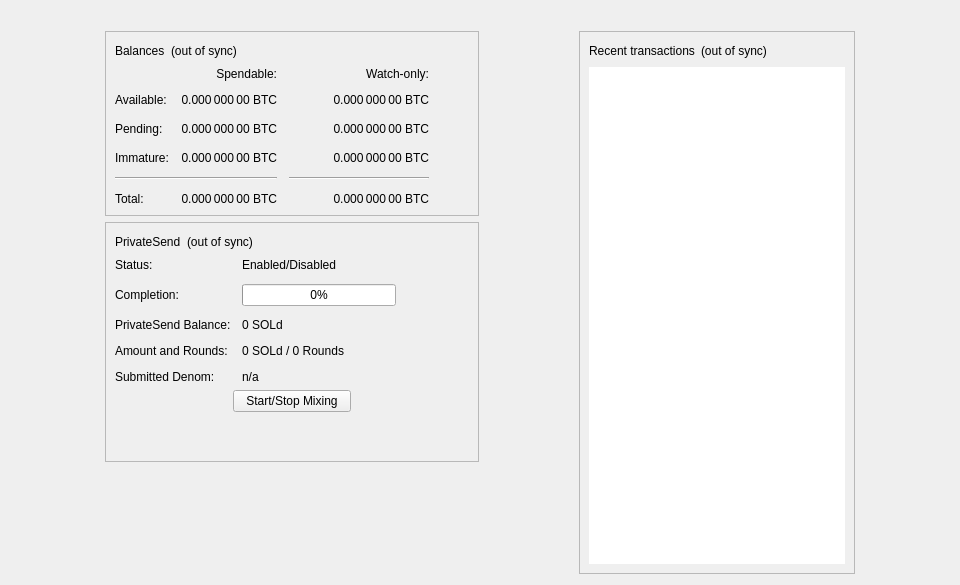
<?xml version="1.0" encoding="UTF-8"?>
<ui version="4.0">
 <class>OverviewPage</class>
 <widget class="QWidget" name="OverviewPage">
  <property name="geometry">
   <rect>
    <x>0</x>
    <y>0</y>
    <width>960</width>
    <height>585</height>
   </rect>
  </property>
  <property name="minimumSize">
   <size>
    <width>960</width>
    <height>0</height>
   </size>
  </property>
  <property name="windowTitle">
   <string>Form</string>
  </property>
  <layout class="QVBoxLayout" name="topLayout">
   <item>
    <widget class="QLabel" name="labelAlerts">
     <property name="visible">
      <bool>false</bool>
     </property>
     <property name="wordWrap">
      <bool>true</bool>
     </property>
     <property name="margin">
      <number>3</number>
     </property>
     <property name="textInteractionFlags">
      <set>Qt::TextSelectableByMouse</set>
     </property>
    </widget>
   </item>
   <item>
    <layout class="QHBoxLayout" name="horizontalLayout" stretch="1,0,1,0,1">
     <item>
      <spacer name="horizontalSpacerLeft">
       <property name="orientation">
        <enum>Qt::Horizontal</enum>
       </property>
       <property name="sizeType">
        <enum>QSizePolicy::Preferred</enum>
       </property>
       <property name="sizeHint" stdset="0">
        <size>
         <width>10</width>
         <height>20</height>
        </size>
       </property>
      </spacer>
     </item>
     <item>
      <layout class="QVBoxLayout" name="verticalLayout_2">
       <item>
        <widget class="QFrame" name="frame">
         <property name="frameShape">
          <enum>QFrame::StyledPanel</enum>
         </property>
         <property name="frameShadow">
          <enum>QFrame::Raised</enum>
         </property>
         <layout class="QVBoxLayout" name="verticalLayout_4">
          <item>
           <layout class="QHBoxLayout" name="horizontalLayout_4">
            <item>
             <widget class="QLabel" name="label_5">
              <property name="text">
               <string>Balances</string>
              </property>
             </widget>
            </item>
            <item>
             <widget class="QLabel" name="labelWalletStatus">
              <property name="toolTip">
               <string>The displayed information may be out of date. Your wallet automatically synchronizes with the SolD network after a connection is established, but this process has not completed yet.</string>
              </property>
              <property name="text">
               <string notr="true">(out of sync)</string>
              </property>
              <property name="alignment">
               <set>Qt::AlignLeading|Qt::AlignLeft|Qt::AlignVCenter</set>
              </property>
             </widget>
            </item>
            <item>
             <spacer name="horizontalSpacer_3">
              <property name="orientation">
               <enum>Qt::Horizontal</enum>
              </property>
              <property name="sizeHint" stdset="0">
               <size>
                <width>40</width>
                <height>20</height>
               </size>
              </property>
             </spacer>
            </item>
           </layout>
          </item>
          <item>
           <layout class="QGridLayout" name="gridLayout">
            <property name="spacing">
             <number>12</number>
            </property>
            <item row="2" column="2">
             <widget class="QLabel" name="labelWatchPending">
              <property name="cursor">
               <cursorShape>IBeamCursor</cursorShape>
              </property>
              <property name="toolTip">
               <string>Unconfirmed transactions to watch-only addresses</string>
              </property>
              <property name="text">
               <string notr="true">0.000 000 00 BTC</string>
              </property>
              <property name="alignment">
               <set>Qt::AlignRight|Qt::AlignTrailing|Qt::AlignVCenter</set>
              </property>
              <property name="textInteractionFlags">
               <set>Qt::LinksAccessibleByMouse|Qt::TextSelectableByKeyboard|Qt::TextSelectableByMouse</set>
              </property>
             </widget>
            </item>
            <item row="2" column="1">
             <widget class="QLabel" name="labelUnconfirmed">
              <property name="cursor">
               <cursorShape>IBeamCursor</cursorShape>
              </property>
              <property name="toolTip">
               <string>Total of transactions that have yet to be confirmed, and do not yet count toward the spendable balance</string>
              </property>
              <property name="text">
               <string notr="true">0.000 000 00 BTC</string>
              </property>
              <property name="alignment">
               <set>Qt::AlignRight|Qt::AlignTrailing|Qt::AlignVCenter</set>
              </property>
              <property name="textInteractionFlags">
               <set>Qt::LinksAccessibleByMouse|Qt::TextSelectableByKeyboard|Qt::TextSelectableByMouse</set>
              </property>
             </widget>
            </item>
            <item row="3" column="2">
             <widget class="QLabel" name="labelWatchImmature">
              <property name="cursor">
               <cursorShape>IBeamCursor</cursorShape>
              </property>
              <property name="toolTip">
               <string>Mined balance in watch-only addresses that has not yet matured</string>
              </property>
              <property name="text">
               <string notr="true">0.000 000 00 BTC</string>
              </property>
              <property name="alignment">
               <set>Qt::AlignRight|Qt::AlignTrailing|Qt::AlignVCenter</set>
              </property>
              <property name="textInteractionFlags">
               <set>Qt::LinksAccessibleByMouse|Qt::TextSelectableByKeyboard|Qt::TextSelectableByMouse</set>
              </property>
             </widget>
            </item>
            <item row="4" column="0" colspan="2">
             <widget class="Line" name="lineSpendableBalance">
              <property name="orientation">
               <enum>Qt::Horizontal</enum>
              </property>
             </widget>
            </item>
            <item row="4" column="2">
             <widget class="Line" name="lineWatchBalance">
              <property name="sizePolicy">
               <sizepolicy hsizetype="Preferred" vsizetype="Fixed">
                <horstretch>0</horstretch>
                <verstretch>0</verstretch>
               </sizepolicy>
              </property>
              <property name="minimumSize">
               <size>
                <width>140</width>
                <height>0</height>
               </size>
              </property>
              <property name="orientation">
               <enum>Qt::Horizontal</enum>
              </property>
             </widget>
            </item>
            <item row="5" column="0">
             <widget class="QLabel" name="labelTotalText">
              <property name="text">
               <string>Total:</string>
              </property>
             </widget>
            </item>
            <item row="3" column="1">
             <widget class="QLabel" name="labelImmature">
              <property name="cursor">
               <cursorShape>IBeamCursor</cursorShape>
              </property>
              <property name="toolTip">
               <string>Mined balance that has not yet matured</string>
              </property>
              <property name="text">
               <string notr="true">0.000 000 00 BTC</string>
              </property>
              <property name="alignment">
               <set>Qt::AlignRight|Qt::AlignTrailing|Qt::AlignVCenter</set>
              </property>
              <property name="textInteractionFlags">
               <set>Qt::LinksAccessibleByMouse|Qt::TextSelectableByKeyboard|Qt::TextSelectableByMouse</set>
              </property>
             </widget>
            </item>
            <item row="2" column="3">
             <spacer name="horizontalSpacer_2">
              <property name="orientation">
               <enum>Qt::Horizontal</enum>
              </property>
              <property name="sizeHint" stdset="0">
               <size>
                <width>40</width>
                <height>20</height>
               </size>
              </property>
             </spacer>
            </item>
            <item row="3" column="0">
             <widget class="QLabel" name="labelImmatureText">
              <property name="text">
               <string>Immature:</string>
              </property>
             </widget>
            </item>
            <item row="5" column="1">
             <widget class="QLabel" name="labelTotal">
              <property name="cursor">
               <cursorShape>IBeamCursor</cursorShape>
              </property>
              <property name="toolTip">
               <string>Your current total balance</string>
              </property>
              <property name="text">
               <string notr="true">0.000 000 00 BTC</string>
              </property>
              <property name="alignment">
               <set>Qt::AlignRight|Qt::AlignTrailing|Qt::AlignVCenter</set>
              </property>
              <property name="textInteractionFlags">
               <set>Qt::LinksAccessibleByMouse|Qt::TextSelectableByKeyboard|Qt::TextSelectableByMouse</set>
              </property>
             </widget>
            </item>
            <item row="5" column="2">
             <widget class="QLabel" name="labelWatchTotal">
              <property name="cursor">
               <cursorShape>IBeamCursor</cursorShape>
              </property>
              <property name="toolTip">
               <string>Current total balance in watch-only addresses</string>
              </property>
              <property name="text">
               <string notr="true">0.000 000 00 BTC</string>
              </property>
              <property name="alignment">
               <set>Qt::AlignRight|Qt::AlignTrailing|Qt::AlignVCenter</set>
              </property>
              <property name="textInteractionFlags">
               <set>Qt::LinksAccessibleByMouse|Qt::TextSelectableByKeyboard|Qt::TextSelectableByMouse</set>
              </property>
             </widget>
            </item>
            <item row="0" column="2">
             <widget class="QLabel" name="labelWatchonly">
              <property name="text">
               <string>Watch-only:</string>
              </property>
              <property name="alignment">
               <set>Qt::AlignRight|Qt::AlignTrailing|Qt::AlignVCenter</set>
              </property>
             </widget>
            </item>
            <item row="1" column="0">
             <widget class="QLabel" name="labelBalanceText">
              <property name="text">
               <string>Available:</string>
              </property>
             </widget>
            </item>
            <item row="1" column="1">
             <widget class="QLabel" name="labelBalance">
              <property name="cursor">
               <cursorShape>IBeamCursor</cursorShape>
              </property>
              <property name="toolTip">
               <string>Your current spendable balance</string>
              </property>
              <property name="text">
               <string notr="true">0.000 000 00 BTC</string>
              </property>
              <property name="alignment">
               <set>Qt::AlignRight|Qt::AlignTrailing|Qt::AlignVCenter</set>
              </property>
              <property name="textInteractionFlags">
               <set>Qt::LinksAccessibleByMouse|Qt::TextSelectableByKeyboard|Qt::TextSelectableByMouse</set>
              </property>
             </widget>
            </item>
            <item row="1" column="2">
             <widget class="QLabel" name="labelWatchAvailable">
              <property name="cursor">
               <cursorShape>IBeamCursor</cursorShape>
              </property>
              <property name="toolTip">
               <string>Your current balance in watch-only addresses</string>
              </property>
              <property name="text">
               <string notr="true">0.000 000 00 BTC</string>
              </property>
              <property name="alignment">
               <set>Qt::AlignRight|Qt::AlignTrailing|Qt::AlignVCenter</set>
              </property>
              <property name="textInteractionFlags">
               <set>Qt::LinksAccessibleByMouse|Qt::TextSelectableByKeyboard|Qt::TextSelectableByMouse</set>
              </property>
             </widget>
            </item>
            <item row="2" column="0">
             <widget class="QLabel" name="labelPendingText">
              <property name="text">
               <string>Pending:</string>
              </property>
             </widget>
            </item>
            <item row="0" column="1">
             <widget class="QLabel" name="labelSpendable">
              <property name="text">
               <string>Spendable:</string>
              </property>
              <property name="alignment">
               <set>Qt::AlignRight|Qt::AlignTrailing|Qt::AlignVCenter</set>
              </property>
             </widget>
            </item>
           </layout>
          </item>
         </layout>
        </widget>
       </item>
       <item>
        <widget class="QFrame" name="framePrivateSend">
         <property name="layoutDirection">
          <enum>Qt::LeftToRight</enum>
         </property>
         <property name="frameShape">
          <enum>QFrame::StyledPanel</enum>
         </property>
         <property name="frameShadow">
          <enum>QFrame::Raised</enum>
         </property>
         <layout class="QVBoxLayout" name="VerticalLayout_PS1">
          <item>
           <layout class="QHBoxLayout" name="horizontalLayout_5">
            <item>
             <widget class="QLabel" name="labelPrivateSendHeader">
              <property name="text">
               <string>PrivateSend</string>
              </property>
             </widget>
            </item>
            <item>
             <widget class="QLabel" name="labelPrivateSendSyncStatus">
              <property name="toolTip">
               <string>The displayed information may be out of date. Your wallet automatically synchronizes with the SolD network after a connection is established, but this process has not completed yet.</string>
              </property>
              <property name="text">
               <string notr="true">(out of sync)</string>
              </property>
              <property name="alignment">
               <set>Qt::AlignLeading|Qt::AlignLeft|Qt::AlignVCenter</set>
              </property>
             </widget>
            </item>
            <item>
             <spacer name="horizontalSpacer_4">
              <property name="orientation">
               <enum>Qt::Horizontal</enum>
              </property>
              <property name="sizeHint" stdset="0">
               <size>
                <width>40</width>
                <height>20</height>
               </size>
              </property>
             </spacer>
            </item>
           </layout>
          </item>
          <item>
           <layout class="QFormLayout" name="privateSendFormLayout">
            <property name="fieldGrowthPolicy">
             <enum>QFormLayout::AllNonFixedFieldsGrow</enum>
            </property>
            <property name="horizontalSpacing">
             <number>11</number>
            </property>
            <property name="verticalSpacing">
             <number>12</number>
            </property>
            <item row="0" column="0">
             <widget class="QLabel" name="labelPrivateSendEnabledText">
              <property name="text">
               <string>Status:</string>
              </property>
             </widget>
            </item>
            <item row="0" column="1">
             <widget class="QLabel" name="labelPrivateSendEnabled">
              <property name="text">
               <string>Enabled/Disabled</string>
              </property>
             </widget>
            </item>
            <item row="1" column="0">
             <widget class="QLabel" name="labelCompletitionText">
              <property name="text">
               <string>Completion:</string>
              </property>
             </widget>
            </item>
            <item row="1" column="1">
             <widget class="QProgressBar" name="privateSendProgress">
              <property name="maximumSize">
               <size>
                <width>154</width>
                <height>16777215</height>
               </size>
              </property>
              <property name="value">
               <number>0</number>
              </property>
             </widget>
            </item>
            <item row="2" column="0">
             <widget class="QLabel" name="labelAnonymizedText">
              <property name="text">
               <string>PrivateSend Balance:</string>
              </property>
             </widget>
            </item>
            <item row="2" column="1">
             <widget class="QLabel" name="labelAnonymized">
              <property name="text">
               <string notr="true">0 SOLd</string>
              </property>
             </widget>
            </item>
            <item row="3" column="0">
             <widget class="QLabel" name="labelAmountAndRoundsText">
              <property name="text">
               <string>Amount and Rounds:</string>
              </property>
             </widget>
            </item>
            <item row="3" column="1">
             <widget class="QLabel" name="labelAmountRounds">
              <property name="text">
               <string>0 SOLd / 0 Rounds</string>
              </property>
             </widget>
            </item>
            <item row="4" column="0">
             <widget class="QLabel" name="labelSubmittedDenomText">
              <property name="text">
               <string>Submitted Denom:</string>
              </property>
             </widget>
            </item>
            <item row="4" column="1">
             <widget class="QLabel" name="labelSubmittedDenom">
              <property name="toolTip">
               <string>The denominations you submitted to the Masternode.&lt;br&gt;To mix, other users must submit the exact same denominations.</string>
              </property>
              <property name="text">
               <string>n/a</string>
              </property>
              <property name="wordWrap">
               <bool>true</bool>
              </property>
             </widget>
            </item>
           </layout>
          </item>
          <item>
           <layout class="QVBoxLayout" name="VerticalLayout_PS">
            <item>
             <layout class="QHBoxLayout" name="horizontalLayout_3">
              <property name="topMargin">
               <number>0</number>
              </property>
              <item>
               <spacer name="horizontalSpacer_5">
                <property name="orientation">
                 <enum>Qt::Horizontal</enum>
                </property>
                <property name="sizeHint" stdset="0">
                 <size>
                  <width>40</width>
                  <height>20</height>
                 </size>
                </property>
               </spacer>
              </item>
              <item>
               <widget class="QPushButton" name="togglePrivateSend">
                <property name="sizePolicy">
                 <sizepolicy hsizetype="MinimumExpanding" vsizetype="Fixed">
                  <horstretch>0</horstretch>
                  <verstretch>0</verstretch>
                 </sizepolicy>
                </property>
                <property name="text">
                 <string>Start/Stop Mixing</string>
                </property>
               </widget>
              </item>
              <item>
               <spacer name="horizontalSpacer_6">
                <property name="orientation">
                 <enum>Qt::Horizontal</enum>
                </property>
                <property name="sizeHint" stdset="0">
                 <size>
                  <width>40</width>
                  <height>20</height>
                 </size>
                </property>
               </spacer>
              </item>
             </layout>
            </item>
            <item>
             <spacer name="verticalSpacer_3">
              <property name="orientation">
               <enum>Qt::Vertical</enum>
              </property>
              <property name="sizeHint" stdset="0">
               <size>
                <width>20</width>
                <height>40</height>
               </size>
              </property>
             </spacer>
            </item>
           </layout>
          </item>
         </layout>
        </widget>
       </item>
       <item>
        <widget class="QLabel" name="label">
          <property name="text">
            <string/>
          </property>
          <property name="pixmap">
            <pixmap resource="../sold.qrc">:/images/overlogo</pixmap>
          </property>
          <property name="alignment">
            <set>Qt::AlignCenter</set>
          </property>
        </widget>
      </item>
      <item>
        <spacer name="verticalSpacer">
         <property name="orientation">
          <enum>Qt::Vertical</enum>
         </property>
         <property name="sizeHint" stdset="0">
          <size>
           <width>20</width>
           <height>40</height>
          </size>
         </property>
        </spacer>
       </item>
      </layout>
     </item>
     <item>
      <spacer name="horizontalSpacerCenter">
       <property name="orientation">
        <enum>Qt::Horizontal</enum>
       </property>
       <property name="sizeHint" stdset="0">
        <size>
         <width>10</width>
         <height>20</height>
        </size>
       </property>
      </spacer>
     </item>
     <item>
      <layout class="QVBoxLayout" name="verticalLayout_3">
       <item>
        <widget class="QFrame" name="frame_2">
         <property name="frameShape">
          <enum>QFrame::StyledPanel</enum>
         </property>
         <property name="frameShadow">
          <enum>QFrame::Raised</enum>
         </property>
         <layout class="QVBoxLayout" name="verticalLayout">
          <item>
           <layout class="QHBoxLayout" name="horizontalLayout_2">
            <item>
             <widget class="QLabel" name="label_4">
              <property name="text">
               <string>Recent transactions</string>
              </property>
             </widget>
            </item>
            <item>
             <widget class="QLabel" name="labelTransactionsStatus">
              <property name="toolTip">
               <string>The displayed information may be out of date. Your wallet automatically synchronizes with the SolD network after a connection is established, but this process has not completed yet.</string>
              </property>
              <property name="text">
               <string notr="true">(out of sync)</string>
              </property>
              <property name="alignment">
               <set>Qt::AlignLeading|Qt::AlignLeft|Qt::AlignVCenter</set>
              </property>
             </widget>
            </item>
            <item>
             <spacer name="horizontalSpacer">
              <property name="orientation">
               <enum>Qt::Horizontal</enum>
              </property>
              <property name="sizeHint" stdset="0">
               <size>
                <width>40</width>
                <height>20</height>
               </size>
              </property>
             </spacer>
            </item>
           </layout>
          </item>
          <item>
           <widget class="QListView" name="listTransactions">
            <property name="styleSheet">
              <string notr="true">border-image: url(:/images/figuras-nazca);
              QListView { background: transparent; }</string>string>
            </property>
            <property name="frameShape">
             <enum>QFrame::NoFrame</enum>
            </property>
            <property name="verticalScrollBarPolicy">
             <enum>Qt::ScrollBarAlwaysOff</enum>
            </property>
            <property name="horizontalScrollBarPolicy">
             <enum>Qt::ScrollBarAlwaysOff</enum>
            </property>
            <property name="selectionMode">
             <enum>QAbstractItemView::NoSelection</enum>
            </property>
           </widget>
          </item>
         </layout>
        </widget>
       </item>
      </layout>
     </item>
     <item>
      <spacer name="horizontalSpacerRight">
       <property name="orientation">
        <enum>Qt::Horizontal</enum>
       </property>
       <property name="sizeType">
        <enum>QSizePolicy::Preferred</enum>
       </property>
       <property name="sizeHint" stdset="0">
        <size>
         <width>10</width>
         <height>20</height>
        </size>
       </property>
      </spacer>
     </item>
    </layout>
   </item>
  </layout>
 </widget>
 <resources/>
 <connections/>
</ui>
